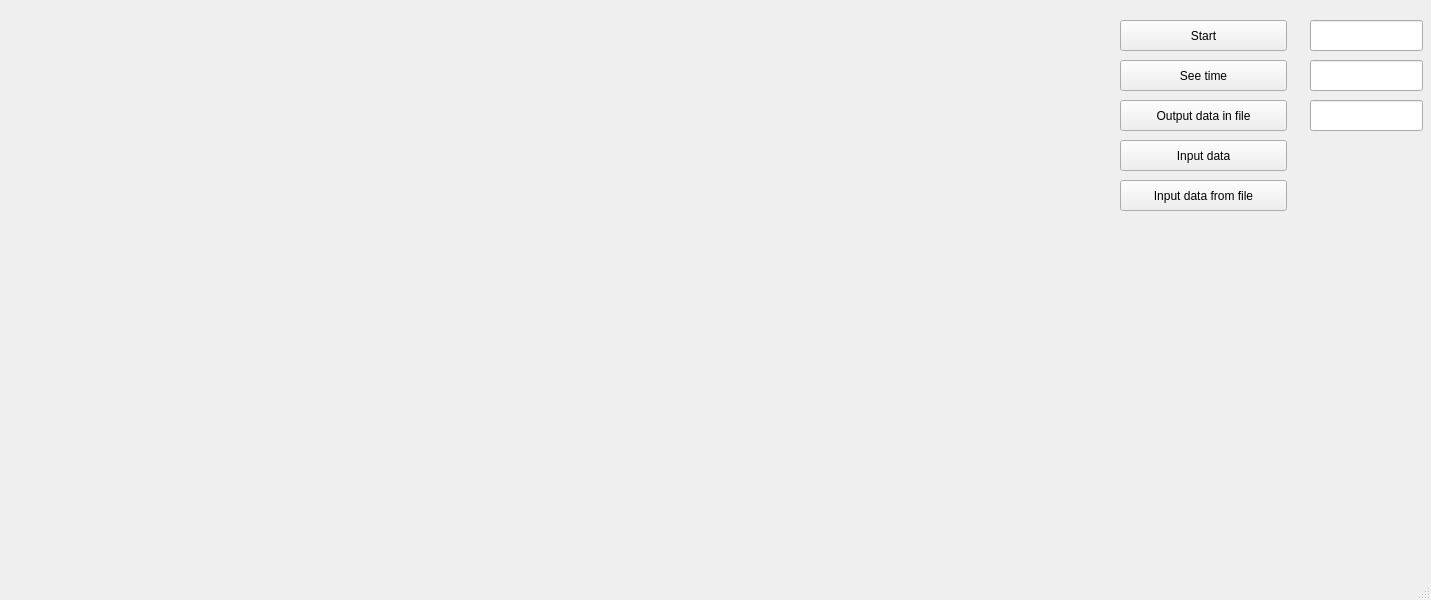
<?xml version="1.0" encoding="UTF-8"?>
<ui version="4.0">
 <class>MainWindow</class>
 <widget class="QMainWindow" name="MainWindow">
  <property name="windowModality">
   <enum>Qt::NonModal</enum>
  </property>
  <property name="geometry">
   <rect>
    <x>0</x>
    <y>0</y>
    <width>1431</width>
    <height>600</height>
   </rect>
  </property>
  <property name="windowTitle">
   <string>MainWindow</string>
  </property>
  <widget class="QWidget" name="centralwidget">
   <widget class="QPushButton" name="pushButtonStart">
    <property name="geometry">
     <rect>
      <x>1120</x>
      <y>20</y>
      <width>167</width>
      <height>31</height>
     </rect>
    </property>
    <property name="text">
     <string>Start</string>
    </property>
   </widget>
   <widget class="QLineEdit" name="lineEdit">
    <property name="geometry">
     <rect>
      <x>1310</x>
      <y>20</y>
      <width>113</width>
      <height>31</height>
     </rect>
    </property>
   </widget>
   <widget class="QLineEdit" name="lineEdit_2">
    <property name="geometry">
     <rect>
      <x>1310</x>
      <y>60</y>
      <width>113</width>
      <height>31</height>
     </rect>
    </property>
   </widget>
   <widget class="QLineEdit" name="lineEdit_3">
    <property name="geometry">
     <rect>
      <x>1310</x>
      <y>100</y>
      <width>113</width>
      <height>31</height>
     </rect>
    </property>
   </widget>
   <widget class="QPushButton" name="pushButtonSeeTime">
    <property name="geometry">
     <rect>
      <x>1120</x>
      <y>60</y>
      <width>167</width>
      <height>31</height>
     </rect>
    </property>
    <property name="text">
     <string>See time</string>
    </property>
   </widget>
   <widget class="QPushButton" name="pushButtonOutput">
    <property name="geometry">
     <rect>
      <x>1120</x>
      <y>100</y>
      <width>167</width>
      <height>31</height>
     </rect>
    </property>
    <property name="text">
     <string>Output data in file</string>
    </property>
   </widget>
   <widget class="QPushButton" name="pushButtonInput">
    <property name="geometry">
     <rect>
      <x>1120</x>
      <y>180</y>
      <width>167</width>
      <height>31</height>
     </rect>
    </property>
    <property name="text">
     <string>Input data from file</string>
    </property>
   </widget>
   <widget class="QPushButton" name="pushButtonInputManually">
    <property name="geometry">
     <rect>
      <x>1120</x>
      <y>140</y>
      <width>167</width>
      <height>31</height>
     </rect>
    </property>
    <property name="text">
     <string>Input data</string>
    </property>
   </widget>
  </widget>
  <widget class="QMenuBar" name="menubar">
   <property name="geometry">
    <rect>
     <x>0</x>
     <y>0</y>
     <width>1431</width>
     <height>21</height>
    </rect>
   </property>
  </widget>
  <widget class="QStatusBar" name="statusbar"/>
  <action name="actionNEW">
   <property name="text">
    <string>NEW</string>
   </property>
   <property name="toolTip">
    <string>&lt;html&gt;&lt;head/&gt;&lt;body&gt;&lt;p&gt;new text&lt;/p&gt;&lt;/body&gt;&lt;/html&gt;</string>
   </property>
  </action>
 </widget>
 <resources/>
 <connections/>
</ui>
